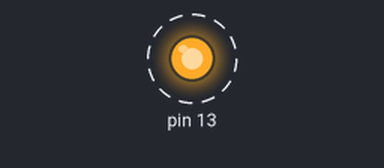
Bench run of a sketch on a simulated Arduino Uno, built with avr-gcc and run on an emulated ATmega328P. On the bench: output pins drawn as LEDs (lit = HIGH). Dashed ring = blinking.

Above: at 0.2 s.
Timing chart, 0 to 3.0 s (numbered marks = the images above):
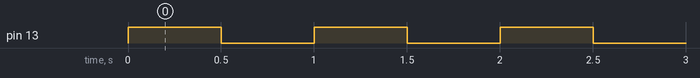

The sketch:

Task_3.1_d.ino
```cpp
void setup() {
  DDRB = 0b00100000 ;   // Sets the LED (PB5) as an output
}

void loop() {
  PORTB = (1 << 5);    // Turns LED on by shifting 1 left by 5 places (0b00100000)
  delay(500);
  PORTB = (1 << 0);     // Turns the LED off by shifting 1 by 0 places (0b00000001), meaning bit 5 is 0.
  delay(500);
}
```

Measured:
- by itself, pin 13: alternates HIGH for 0.50 s and LOW for 0.50 s
